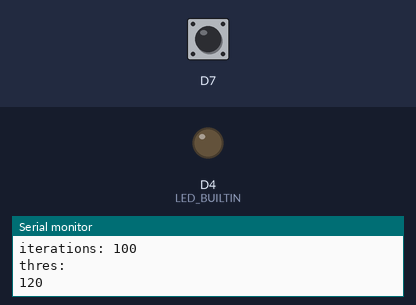
This sketch was run on a simulated ESP8266 (NodeMCU). Shown: output pins drawn as LEDs (lit = HIGH, except the on-board LED, lit = LOW), the last lines printed to the serial monitor. The test bench sets the inputs (shaded band); at power-on: D7 HIGH.

Above: at 3.8 s.
3.9 s: D7 pulled LOW for 0.15 s
At 3.98 s:
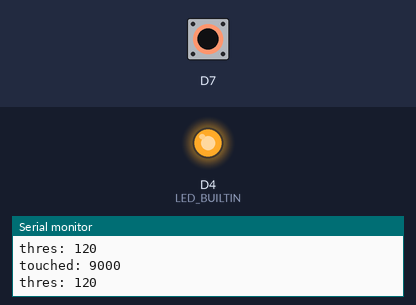
5.5 s: D7 pulled LOW for 3.2 s
At 10.0 s:
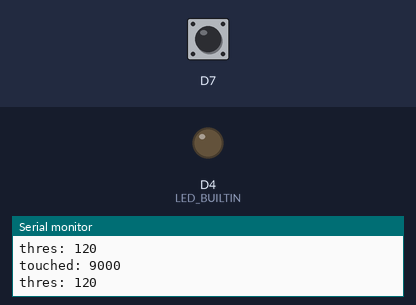
Timing chart, 0 to 11.5 s (numbered marks = the images above; inputs shaded):
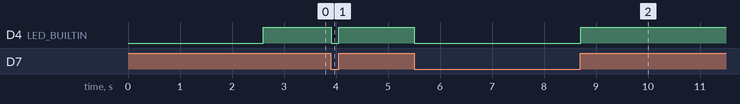

The sketch:

CapacitiveTouchTest.ino
```cpp
//Written by Daniel Gorbunov based off of Capacitive Sensing Library Example Code by Paul Badger
//includes auto calibration in setup and variable sensitivity. I used a 470K resistor on ESP8266 or 20M on an Uno.


#include <CapacitiveSensor.h>

#define sens 6 //sensitivity (product factor, must be >1, HIGHer = more sensitive)
#define sample 60  //sample size, default 30

long thres = 0;

CapacitiveSensor   touchSensor = CapacitiveSensor(D6,D7);        // 470K resistor between first pin (after resistors) and second pin (before resistors, direct to sensor)

void setup(){
   delay(2000);
   //cs_4_2.set_CS_AutocaL_Millis(0xFFFFFFFF);     // turn off autocalibrate on channel 1 - just as an example
   Serial.begin(9600);
   pinMode(LED_BUILTIN, OUTPUT);
   calibrateTouch(100);
   digitalWrite(LED_BUILTIN, HIGH);
}

void loop(){
    long start = millis();
    long reading =  touchSensor.capacitiveSensor(sample);

//    Serial.print(start);
//    Serial.print(" ");
//    Serial.println(reading);

    if (reading > thres) {
      digitalWrite(LED_BUILTIN, LOW); //inverted on my esp8266, this turns led on
      Serial.print("touched: ");
      Serial.println(reading);
      Serial.print("thres: ");
      Serial.println(thres);
    }
    else if (reading < thres) {
      digitalWrite(LED_BUILTIN, HIGH);
    }

    delay(10);                             // arbitrary delay to limit data to serial port
}

void calibrateTouch(int readings){
  long total = 0;
  int i = 0;
  for(i; i < readings; i++){
    total += touchSensor.capacitiveSensor(sample);
  }
  Serial.print("iterations: ");
  Serial.println(i);
  thres = (total / readings) * sens;
  Serial.println("thres: ");
  Serial.println(thres);
}
```

Measured:
- after the input at 3.9 s, D4 (LED_BUILTIN): HIGH → LOW at once, → HIGH 0.15 s later
- after the input at 5.5 s, D4 (LED_BUILTIN): HIGH → LOW at once, → HIGH 3.2 s later
